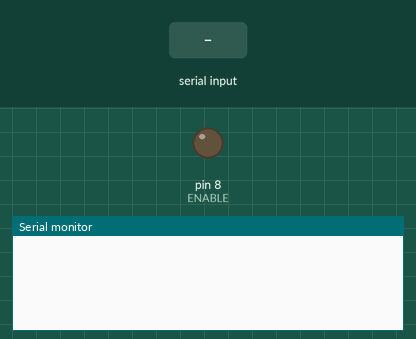
Bench run of a sketch on a simulated Arduino Uno, built with avr-gcc and run on an emulated ATmega328P. Shown: output pins drawn as LEDs (lit = HIGH), the last lines printed to the serial monitor. Inputs (shaded band) come from the test bench. Pins used as bus, display or sensor lines are not drawn.

Above: at 1.2 s.
1.3 s: "1" received over Serial
At 3.1 s:
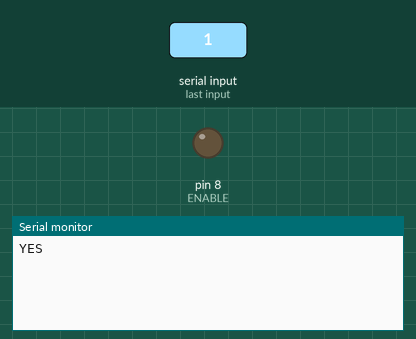
At 4.4 s:
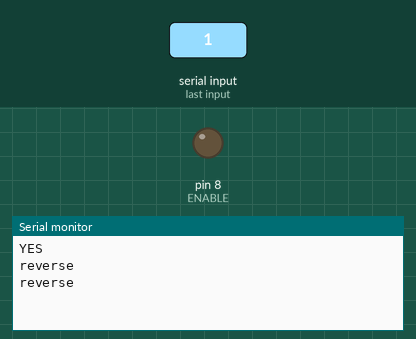

The sketch:

steppingmorter.ino
```cpp
const int ENABLE = 8;
const int STEP = 2;
const int DIR = 5;
char c;

void setup() {
  Serial.begin(115200);
  pinMode(ENABLE, OUTPUT);
  pinMode(STEP, OUTPUT);
  digitalWrite(ENABLE, LOW);
  digitalWrite(STEP, LOW);
  digitalWrite(ENABLE, LOW);
}


void loop() {
  // delay(1000);
  if ( Serial.available() > 0 ) {
    c = Serial.read();
    if(c == '1'){
      Serial.println("YES");
      for (int i=0; i<400; i++) {
        digitalWrite(STEP, HIGH);
        delayMicroseconds(2000);
        digitalWrite(STEP, LOW);
        delayMicroseconds(2000);
      }
    }
    if(c = 'a'){
      Serial.println("reverse");
      digitalWrite(DIR, LOW);
    }
    if(c = 'd'){
      Serial.println("reverse");
      digitalWrite(DIR, HIGH);
    }
  }
  delay(1000);
}
```

Measured:
- after the input at 1.3 s, the serial monitor: prints a new line after 0.70 s (image 1)
